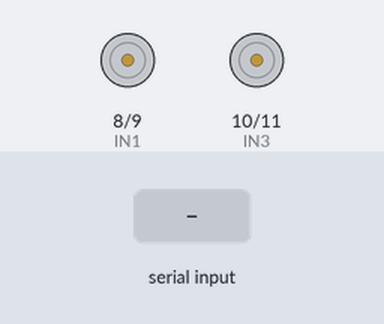
The sketch below on a simulated Arduino Uno, built with avr-gcc and run on an emulated ATmega328P. On the bench: motor-driver pin pairs drawn as motors (green arrow = first pin HIGH = forward, orange = second pin HIGH = backward, longer = more drive, scaled by the enable pin). The test bench sets the inputs (shaded band). What the sketch prints to the serial monitor is not drawn.

Above: at 1.2 s.
1.3 s: "F90\n" received over the second serial link
At 1.7 s:
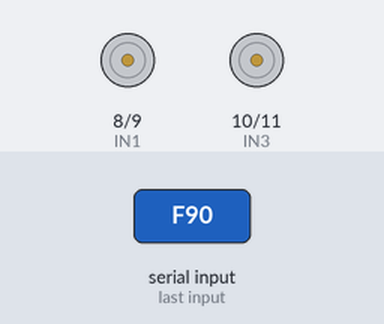
2.8 s: "F,45\n" received over the second serial link
4.3 s: "B90\n" received over the second serial link
At 5.1 s:
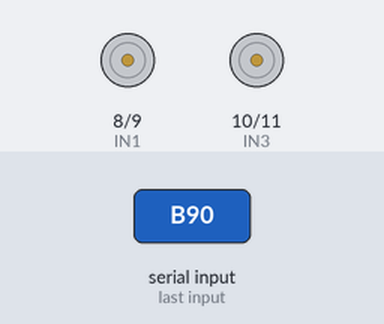
5.8 s: "L90\n" received over the second serial link
7.3 s: "R90\n" received over the second serial link
8.8 s: "B,45\n" received over the second serial link
Timing chart, 0 to 11.3 s (numbered marks = the images above; inputs shaded):
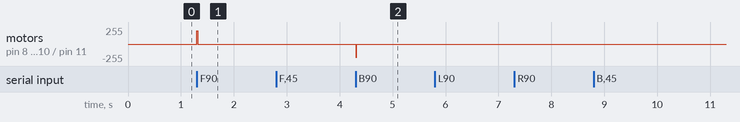

The sketch:

VIORA_MOTOR_MOVEMENT.ino
```cpp
#include <SoftwareSerial.h>

// ----- Bluetooth Pins -----
#define BT_RX 2  // Connect to TX of HC-05
#define BT_TX 3  // Connect to RX of HC-05
SoftwareSerial BT(BT_RX, BT_TX);

// ----- Motor Driver Pins -----
#define ENA 5   // Enable pin for Left motor
#define IN1 8
#define IN2 9
#define ENB 6   // Enable pin for Right motor
#define IN3 10
#define IN4 11

char command;
int speedValue = 200;  // Default speed (range 0–255)

void setup() {
  // Motor pins
  pinMode(ENA, OUTPUT);
  pinMode(ENB, OUTPUT);
  pinMode(IN1, OUTPUT);
  pinMode(IN2, OUTPUT);
  pinMode(IN3, OUTPUT);
  pinMode(IN4, OUTPUT);

  // Bluetooth setup
  BT.begin(9600);
  Serial.begin(9600);
  Serial.println("Bluetooth Car Ready — waiting for commands...");
}

void loop() {
  if (BT.available()) {
    command = BT.read();
    Serial.print("Command: ");
    Serial.println(command);

    if (command >= '0' && command <= '9') {
      // Map speed 0–9 to PWM 0–255
      speedValue = map(command - '0', 0, 9, 0, 255);
      Serial.print("Speed set to: ");
      Serial.println(speedValue);
    }
    else {
      switch (command) {
        case 'F':
          moveForward();
          break;
        case 'B':
          moveBackward();
          break;
        case 'L':
          turnLeft();
          break;
        case 'R':
          turnRight();
          break;
        case 'S':
          stopCar();
          break;
        default:
          stopCar();
          break;
      }
    }
  }
}

// ----- Motor Functions -----
void moveForward() {
  digitalWrite(IN1, HIGH);
  digitalWrite(IN2, LOW);
  digitalWrite(IN3, HIGH);
  digitalWrite(IN4, LOW);
  analogWrite(ENA, speedValue);
  analogWrite(ENB, speedValue);
}

void moveBackward() {
  digitalWrite(IN1, LOW);
  digitalWrite(IN2, HIGH);
  digitalWrite(IN3, LOW);
  digitalWrite(IN4, HIGH);
  analogWrite(ENA, speedValue);
  analogWrite(ENB, speedValue);
}

void turnLeft() {
  digitalWrite(IN1, LOW);
  digitalWrite(IN2, HIGH);
  digitalWrite(IN3, HIGH);
  digitalWrite(IN4, LOW);
  analogWrite(ENA, speedValue);
  analogWrite(ENB, speedValue);
}

void turnRight() {
  digitalWrite(IN1, HIGH);
  digitalWrite(IN2, LOW);
  digitalWrite(IN3, LOW);
  digitalWrite(IN4, HIGH);
  analogWrite(ENA, speedValue);
  analogWrite(ENB, speedValue);
}

void stopCar() {
  digitalWrite(IN1, LOW);
  digitalWrite(IN2, LOW);
  digitalWrite(IN3, LOW);
  digitalWrite(IN4, LOW);
}
```

Measured:
- after the input at 1.3 s, motor on pin 8 (IN1) / pin 9 (IN2), motor on pin 10 (IN3) / pin 11 (IN4): stopped → forward 200/255 at once, → stopped 0.02 s later
- after the input at 4.3 s, motor on pin 8 (IN1) / pin 9 (IN2), motor on pin 10 (IN3) / pin 11 (IN4): stopped → backward 200/255 at once, → stopped 0.02 s later
